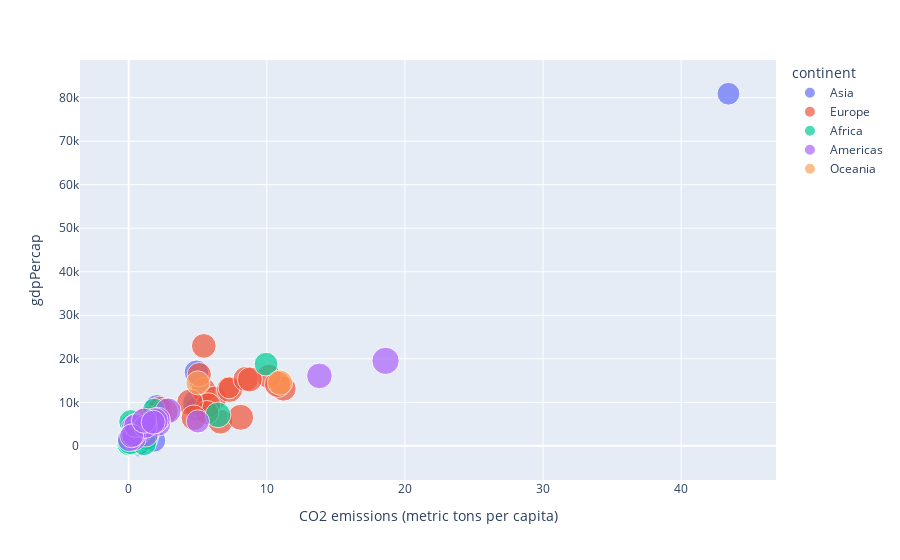

Notebook code for this chart:
### Code cell
fig = pltx.scatter(corr_data, 
                 x="CO2 emissions (metric tons per capita)", 
                 y="gdpPercap", 
                 color="continent",
                 size="pop_log")
fig.show()

### Figure 1 — Plotly figure (JSON) as saved in the notebook; plotly's stock layout.template omitted (floating-point values rounded to 4 significant figures)
{"data": [{"hovertemplate": "continent=Asia<br>CO2 emissions (metric tons per capita)=%{x}<br>gdpPercap=%{y}<br>pop_log=%{marker.size}<extra></extra>", "legendgroup": "Asia", "marker": {"color": "#636efa", "size": [7.062, 5.306, 6.843, 8.878, 8.704, 8.039, 6.93, 6.43, 8.004, 6.099, 5.76, 6.34, 6.061, 7.413, 7.052, 5.854, 7.783, 7.548, 6.75, 6.296, 7.07, 7.532, 7.596], "sizemode": "area", "sizeref": 0.02219, "symbol": "circle"}, "mode": "markers", "name": "Asia", "orientation": "v", "showlegend": true, "type": "scatter", "x": [0.1238, 5.121, 0.06244, 0.5742, 0.3318, 0.2319, 2.056, 4.933, 4.864, 1.072, 43.43, 1.642, 1.835, 0.1435, 0.01881, 0.2055, 0.4025, 0.5554, 4.909, 1.546, 0.2519, 0.3602, 0.5749], "xaxis": "x", "y": [836.2, 14800.0, 523.4, 612.7, 700.8, 762.4, 8931.0, 8394.0, 9848.0, 2742.0, 80890.0, 6007.0, 1226.0, 349, 676.4, 4721.0, 942.4, 1814.0, 16900.0, 4977.0, 1136.0, 1295.0, 637.1], "yaxis": "y"}, {"hovertemplate": "continent=Europe<br>CO2 emissions (metric tons per capita)=%{x}<br>gdpPercap=%{y}<br>pop_log=%{marker.size}<extra></extra>", "legendgroup": "Europe", "marker": {"color": "#EF553B", "size": [6.298, 6.868, 6.98, 6.92, 6.685, 6.663, 7.695, 6.94, 7.01, 5.298, 6.462, 7.722, 7.1, 6.578, 7.502, 6.959, 7.285, 7.517, 6.896, 6.783, 7.524, 7.74], "sizemode": "area", "sizeref": 0.02219, "symbol": "circle"}, "mode": "markers", "name": "Europe", "orientation": "v", "showlegend": true, "type": "scatter", "x": [1.364, 5.418, 11.22, 6.638, 10.15, 6.213, 7.306, 2.249, 5.758, 7.269, 5.655, 4.431, 8.476, 5.107, 8.106, 1.398, 4.716, 2.647, 8.77, 5.435, 1.033, 10.78], "xaxis": "x", "y": [2760.0, 12830.0, 13150.0, 5577.0, 15940.0, 10920.0, 13000.0, 8513.0, 9327.0, 13320.0, 7656.0, 10020.0, 15360.0, 16360.0, 6557.0, 6362.0, 6471.0, 7994.0, 15260.0, 22970.0, 2826.0, 14140.0], "yaxis": "y"}, {"hovertemplate": "continent=Africa<br>CO2 emissions (metric tons per capita)=%{x}<br>gdpPercap=%{y}<br>pop_log=%{marker.size}<extra></extra>", "legendgroup": "Africa", "marker": {"color": "#00cc96", "size": [7.106, 6.72, 6.385, 6.71, 6.523, 6.802, 6.239, 6.544, 5.337, 6.676, 5.106, 5.415, 7.445, 5.689, 6.929, 6.538, 5.779, 7.008, 6.107, 6.245, 6.802, 6.618, 6.717, 6.09, 5.897, 7.169, 6.939, 6.656, 7.675, 6.538, 4.85, 6.598, 6.425, 6.535, 7.322, 7.104, 5.624, 7.101, 6.239, 6.68, 6.949, 6.591, 6.699], "sizemode": "area", "sizeref": 0.02219, "symbol": "circle"}, "mode": "markers", "name": "Africa", "orientation": "v", "showlegend": true, "type": "scatter", "x": [0.6321, 0.1667, 0.05232, 0.01922, 0.01474, 0.07298, 0.05334, 0.03415, 0.08566, 0.3243, 0.6698, 0.09088, 0.04088, 1.827, 0.1857, 0.1805, 0.07074, 0.2661, 0.4657, 9.941, 0.1389, 0.08604, 0.0392, 0.1882, 0.6362, 0.3616, 0.2162, 0.03185, 0.2447, 0.0118, 0.1621, 0.1813, 0.1054, 0.07045, 6.466, 0.2508, 0.5525, 0.1419, 0.1067, 0.6389, 0.09445, 1.264, 1.123], "xaxis": "x", "y": [3247.0, 5523.0, 1036.0, 794.8, 413.0, 1508.0, 1136.0, 1197.0, 1876.0, 2052.0, 3020.0, 915.6, 516.1, 8359.0, 1126.0, 708.8, 715.6, 1057.0, 713.6, 18770.0, 1634.0, 495.5, 545.0, 1421.0, 2475.0, 1711.0, 566.7, 1054.0, 1015.0, 511.0, 1385.0, 1612.0, 1206.0, 1285.0, 7114.0, 1688.0, 2613.0, 848.2, 1478.0, 1932.0, 908.9, 1777.0, 569.8], "yaxis": "y"}, {"hovertemplate": "continent=Americas<br>CO2 emissions (metric tons per capita)=%{x}<br>gdpPercap=%{y}<br>pop_log=%{marker.size}<extra></extra>", "legendgroup": "Americas", "marker": {"color": "#ab63fa", "size": [7.36, 6.606, 7.945, 7.318, 6.947, 7.296, 6.201, 6.911, 6.607, 6.735, 6.51, 6.671, 6.635, 6.398, 6.27, 7.681, 6.271, 6.148, 6.359, 7.084, 5.982, 8.298, 6.439], "sizemode": "area", "sizeref": 0.02219, "symbol": "circle"}, "mode": "markers", "name": "Americas", "orientation": "v", "showlegend": true, "type": "scatter", "x": [2.858, 0.4466, 0.745, 13.81, 2.141, 1.217, 0.5171, 1.906, 0.3805, 0.4658, 0.3425, 0.3973, 0.05857, 0.3525, 2.145, 1.9, 0.494, 1.218, 0.213, 1.112, 5.01, 18.6, 1.776], "xaxis": "x", "y": [8053.0, 2587.0, 3430.0, 16080.0, 5107.0, 2679.0, 4162.0, 5690.0, 1654.0, 4579.0, 4359.0, 3243.0, 1452.0, 2538.0, 6125.0, 5755.0, 4643.0, 4421.0, 2299.0, 5788.0, 5621.0, 19530.0, 5445.0], "yaxis": "y"}, {"hovertemplate": "continent=Oceania<br>CO2 emissions (metric tons per capita)=%{x}<br>gdpPercap=%{y}<br>pop_log=%{marker.size}<extra></extra>", "legendgroup": "Oceania", "marker": {"color": "#FFA15A", "size": [7.075, 6.436], "sizemode": "area", "sizeref": 0.02219, "symbol": "circle"}, "mode": "markers", "name": "Oceania", "orientation": "v", "showlegend": true, "type": "scatter", "x": [10.96, 5.008], "xaxis": "x", "y": [14530.0, 14460.0], "yaxis": "y"}], "layout": {"legend": {"itemsizing": "constant", "title": {"text": "continent"}, "tracegroupgap": 0}, "margin": {"t": 60}, "xaxis": {"anchor": "y", "domain": [0, 1], "title": {"text": "CO2 emissions (metric tons per capita)"}}, "yaxis": {"anchor": "x", "domain": [0, 1], "title": {"text": "gdpPercap"}}}}
